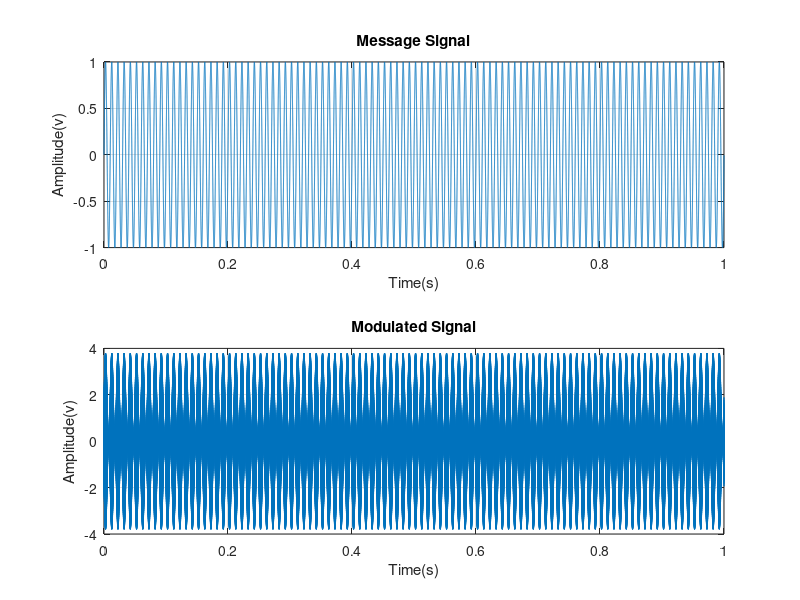
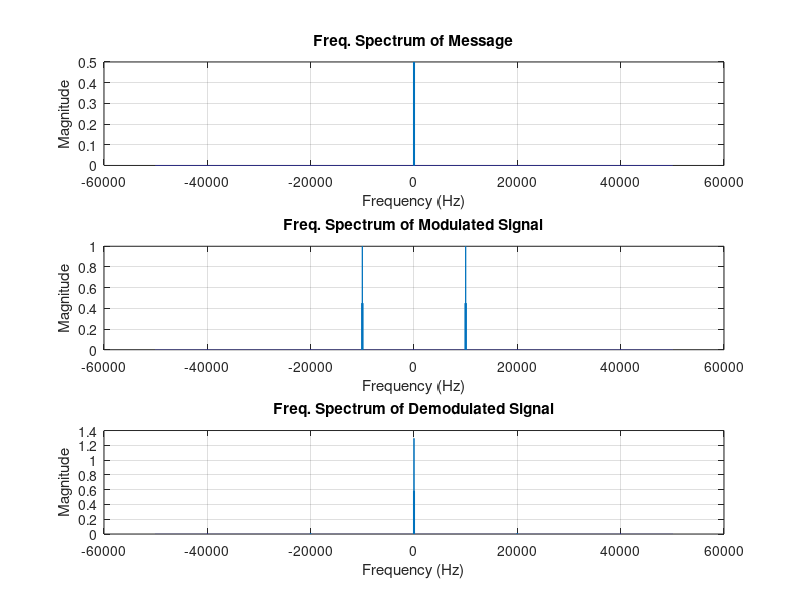
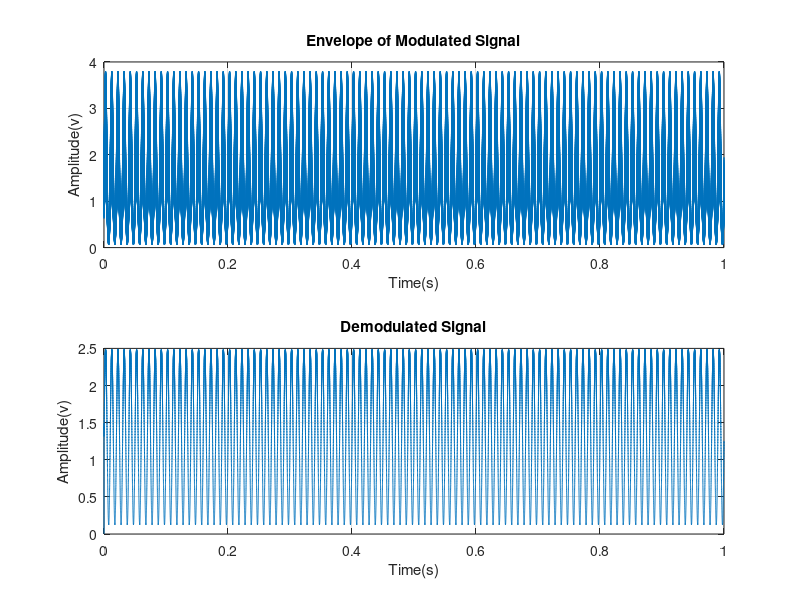

These figures' MATLAB source, in order:
clear all
close all
Fs = 100000;          %sampling frequency. not to be confused with "sampling" in DSP.
dt = 1/Fs;          %sample period. 
t = 0:dt:1-dt;      %time interval
fm = 100;            %message frequency in Hz
fc = 10000;           %carrier frequency in Hz
a = 2;              %Amplitude of carrier
mod_index = 0.9;    %modulation index
m = sin(2*pi*fm*t); %message signal
s = a*(1 + (mod_index.*m)).*cos(2*pi*fc*t); %modulated signal
%let's see our message and modulated signal
subplot(2,1,1)
plot(t,m);
xlabel('Time(s)')
ylabel('Amplitude(v)')
title('Message Signal')
grid on
subplot(2,1,2)
plot(t,s);
xlabel('Time(s)')
ylabel('Amplitude(v)')
title('Modulated Signal')
grid on
M = fftshift(fft(m));
S = fftshift(fft(s));
f = -Fs/2:1:Fs/2-1;
figure
subplot(3,1,1)
plot(f,abs(M)/Fs);
title('Freq. Spectrum of Message')
xlabel('Frequency (Hz)')
ylabel('Magnitude')
grid on
subplot(3,1,2)
plot(f,abs(S)/Fs);
title('Freq. Spectrum of Modulated Signal')
xlabel('Frequency (Hz)')
ylabel('Magnitude')
grid on
r_env = abs(s);
[b,a] = butter(5,2*fc/Fs);
r_flt = filter(b,a,r_env);
R_flt = fftshift(fft(r_flt));
subplot(3,1,3)
plot(f,abs(R_flt)/Fs);
title('Freq. Spectrum of Demodulated Signal')
xlabel('Frequency (Hz)')
ylabel('Magnitude')
grid on
figure
subplot(2,1,1)
plot(t,r_env);
xlabel('Time(s)')
ylabel('Amplitude(v)')
title('Envelope of Modulated Signal')
grid on
subplot(2,1,2)
plot(t,r_flt)
xlabel('Time(s)')
ylabel('Amplitude(v)')
title('Demodulated Signal')
grid on